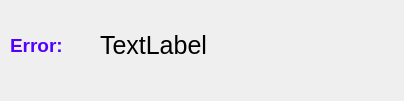
<?xml version="1.0" encoding="UTF-8"?>
<ui version="4.0">
 <class>ErrorPage</class>
 <widget class="QWidget" name="ErrorPage">
  <property name="geometry">
   <rect>
    <x>0</x>
    <y>0</y>
    <width>404</width>
    <height>101</height>
   </rect>
  </property>
  <property name="windowTitle">
   <string>Form</string>
  </property>
  <widget class="QLabel" name="label">
   <property name="geometry">
    <rect>
     <x>10</x>
     <y>30</y>
     <width>81</width>
     <height>31</height>
    </rect>
   </property>
   <property name="text">
    <string>&lt;html&gt;&lt;head/&gt;&lt;body&gt;&lt;p&gt;&lt;span style=&quot; font-size:14pt; font-weight:600; color:#5500ff;&quot;&gt;Error:&lt;/span&gt;&lt;/p&gt;&lt;/body&gt;&lt;/html&gt;</string>
   </property>
  </widget>
  <widget class="QLabel" name="label_2">
   <property name="geometry">
    <rect>
     <x>100</x>
     <y>30</y>
     <width>291</width>
     <height>31</height>
    </rect>
   </property>
   <property name="styleSheet">
    <string notr="true">font-size:25px;</string>
   </property>
   <property name="text">
    <string>TextLabel</string>
   </property>
  </widget>
 </widget>
 <resources/>
 <connections/>
</ui>
